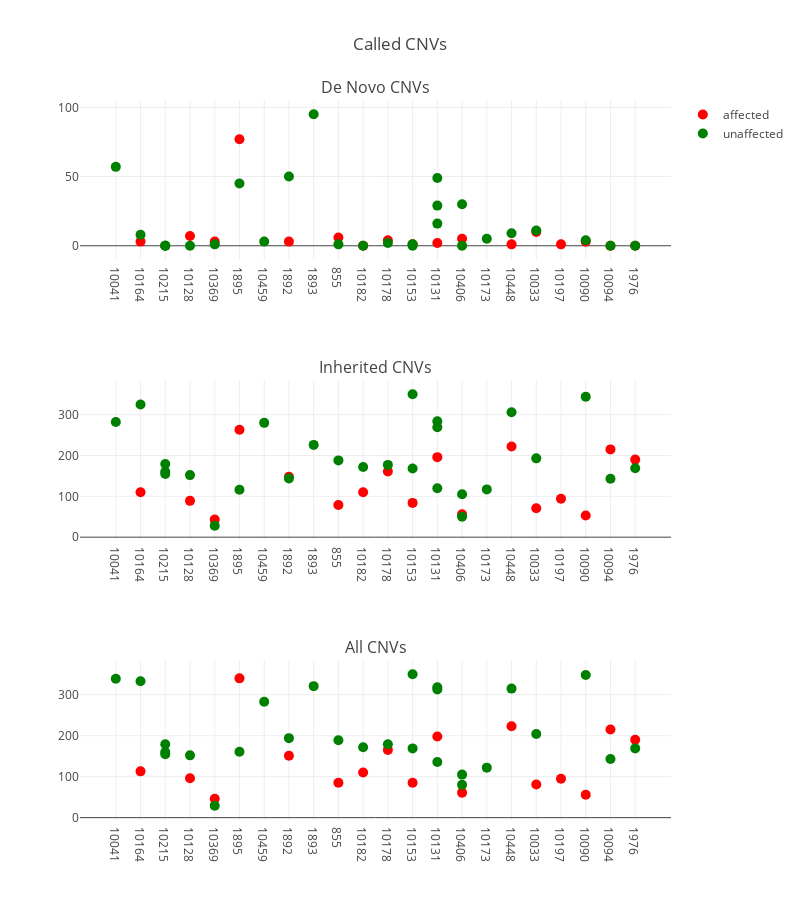

The notebook cell this image was saved under:
### Markdown cell above
One plot looks good, let's try subplots:

### Code cell
import plotly.graph_objs as go
from plotly import tools

df = pd.read_csv('/data/sudregp/cnv/penncnv/results/summary_called.csv')
df['total'] = df.denovo + df.inherited

fig = tools.make_subplots(rows=3, cols=1, subplot_titles=('De Novo CNVs',
                                                          'Inherited CNVs',
                                                          'All CNVs'))

for c, cnv in enumerate(['denovo', 'inherited', 'total']):
    x_red, x_green, red, green, xticks = [], [], [], [], []
    red_text, green_text = [], []

    # loop through families
    f = 0
    for fam in famids:
        fam_kids = [t['child'] for t in trios if t['famid'] == fam]
        found = False
        for kid in fam_kids:
            if kid in list(df.kid):
                found = True
                if kid in affected:
                    red.append(int(df[df.kid == kid][cnv]))
                    x_red.append(f)
                    red_text.append(kid)
                else:
                    green.append(int(df[df.kid == kid][cnv]))
                    x_green.append(f)
                    green_text.append(kid)
        # only increase counter if we added a kid
        if found:
            xticks.append(fam)
            f += 1


    trace0 = go.Scatter(
        x = x_red,
        y = red,
        mode = 'markers',
        name = 'affected',
        marker = dict(size = 10, color = 'red'),
        text = red_text,
        hoverinfo='text+y',
        showlegend = False
    )
    trace1 = go.Scatter(
        x = x_green,
        y = green,
        mode = 'markers',
        name = 'unaffected',
        marker = dict(size = 10, color = 'green'),
        hovertext = green_text,
        hoverinfo='text+y',
        showlegend = False
    )
    fig.append_trace(trace0, c + 1, 1)
    fig.append_trace(trace1, c + 1, 1)

fig['layout'].update(height=900, width=800, title='Called CNVs',
                     xaxis1=dict(tickvals=range(len(xticks)),
                                ticktext=xticks,
                                zeroline = False),
                     xaxis2=dict(tickvals=range(len(xticks)),
                                ticktext=xticks,
                                zeroline = False),
                     xaxis3=dict(tickvals=range(len(xticks)),
                                ticktext=xticks,
                                zeroline = False),
                     hovermode='closest')
fig['data'][0]['showlegend'] = True
fig['data'][1]['showlegend'] = True
iplot(fig)

### Figure 1 — Plotly figure (JSON) as saved in the notebook; plotly's stock layout.template omitted (floating-point values rounded to 4 significant figures)
{"data": [{"hoverinfo": "text+y", "marker": {"color": "red", "size": 10}, "mode": "markers", "name": "affected", "showlegend": true, "text": ["CLIA_400122", "CLIA_400153", "CCGO_800980", "CLIA_400132", "CLIA_400134", "CLIA_400216", "CLIA_400121", "CLIA_400131", "CLIA_400128", "CLIA_400140", "CLIA_400178", "CLIA_400205", "CLIA_400127", "CLIA_400129", "CLIA_400123", "CLIA_400130", "CLIA_400204"], "type": "scatter", "x": [1, 3, 4, 5, 7, 9, 10, 11, 12, 13, 14, 16, 17, 18, 19, 20, 21], "xaxis": "x1", "y": [3, 7, 3, 77, 3, 6, 0, 4, 1, 2, 5, 1, 10, 1, 3, 0, 0], "yaxis": "y1"}, {"hoverinfo": "text+y", "hovertext": ["CLIA_400155", "CLIA_400135", "CLIA_400191", "CLIA_400189", "CLIA_400193", "CLIA_400152", "CCGO_800979", "CLIA_400158", "CLIA_400209", "CLIA_400175", "CLIA_400162", "CLIA_400133", "CLIA_400170", "CLIA_400159", "CLIA_400210", "CLIA_400212", "CLIA_400138", "CLIA_400139", "CLIA_400142", "CLIA_400179", "CLIA_400180", "CLIA_400148", "CLIA_400200", "CLIA_400166", "CLIA_400195", "CLIA_400144", "CLIA_400201"], "marker": {"color": "green", "size": 10}, "mode": "markers", "name": "unaffected", "showlegend": true, "type": "scatter", "x": [0, 1, 2, 2, 2, 3, 4, 5, 6, 7, 8, 9, 10, 11, 12, 12, 13, 13, 13, 14, 14, 15, 16, 17, 19, 20, 21], "xaxis": "x1", "y": [57, 8, 0, 0, 0, 0, 1, 45, 3, 50, 95, 1, 0, 2, 0, 1, 16, 49, 29, 30, 0, 5, 9, 11, 4, 0, 0], "yaxis": "y1"}, {"hoverinfo": "text+y", "marker": {"color": "red", "size": 10}, "mode": "markers", "name": "affected", "showlegend": false, "text": ["CLIA_400122", "CLIA_400153", "CCGO_800980", "CLIA_400132", "CLIA_400134", "CLIA_400216", "CLIA_400121", "CLIA_400131", "CLIA_400128", "CLIA_400140", "CLIA_400178", "CLIA_400205", "CLIA_400127", "CLIA_400129", "CLIA_400123", "CLIA_400130", "CLIA_400204"], "type": "scatter", "x": [1, 3, 4, 5, 7, 9, 10, 11, 12, 13, 14, 16, 17, 18, 19, 20, 21], "xaxis": "x2", "y": [110, 89, 43, 263, 148, 79, 110, 161, 84, 196, 56, 222, 71, 94, 53, 215, 190], "yaxis": "y2"}, {"hoverinfo": "text+y", "hovertext": ["CLIA_400155", "CLIA_400135", "CLIA_400191", "CLIA_400189", "CLIA_400193", "CLIA_400152", "CCGO_800979", "CLIA_400158", "CLIA_400209", "CLIA_400175", "CLIA_400162", "CLIA_400133", "CLIA_400170", "CLIA_400159", "CLIA_400210", "CLIA_400212", "CLIA_400138", "CLIA_400139", "CLIA_400142", "CLIA_400179", "CLIA_400180", "CLIA_400148", "CLIA_400200", "CLIA_400166", "CLIA_400195", "CLIA_400144", "CLIA_400201"], "marker": {"color": "green", "size": 10}, "mode": "markers", "name": "unaffected", "showlegend": false, "type": "scatter", "x": [0, 1, 2, 2, 2, 3, 4, 5, 6, 7, 8, 9, 10, 11, 12, 12, 13, 13, 13, 14, 14, 15, 16, 17, 19, 20, 21], "xaxis": "x2", "y": [282, 325, 160, 155, 179, 152, 28, 116, 280, 144, 226, 188, 172, 177, 350, 168, 120, 269, 284, 50, 105, 117, 306, 193, 344, 143, 169], "yaxis": "y2"}, {"hoverinfo": "text+y", "marker": {"color": "red", "size": 10}, "mode": "markers", "name": "affected", "showlegend": false, "text": ["CLIA_400122", "CLIA_400153", "CCGO_800980", "CLIA_400132", "CLIA_400134", "CLIA_400216", "CLIA_400121", "CLIA_400131", "CLIA_400128", "CLIA_400140", "CLIA_400178", "CLIA_400205", "CLIA_400127", "CLIA_400129", "CLIA_400123", "CLIA_400130", "CLIA_400204"], "type": "scatter", "x": [1, 3, 4, 5, 7, 9, 10, 11, 12, 13, 14, 16, 17, 18, 19, 20, 21], "xaxis": "x3", "y": [113, 96, 46, 340, 151, 85, 110, 165, 85, 198, 61, 223, 81, 95, 56, 215, 190], "yaxis": "y3"}, {"hoverinfo": "text+y", "hovertext": ["CLIA_400155", "CLIA_400135", "CLIA_400191", "CLIA_400189", "CLIA_400193", "CLIA_400152", "CCGO_800979", "CLIA_400158", "CLIA_400209", "CLIA_400175", "CLIA_400162", "CLIA_400133", "CLIA_400170", "CLIA_400159", "CLIA_400210", "CLIA_400212", "CLIA_400138", "CLIA_400139", "CLIA_400142", "CLIA_400179", "CLIA_400180", "CLIA_400148", "CLIA_400200", "CLIA_400166", "CLIA_400195", "CLIA_400144", "CLIA_400201"], "marker": {"color": "green", "size": 10}, "mode": "markers", "name": "unaffected", "showlegend": false, "type": "scatter", "x": [0, 1, 2, 2, 2, 3, 4, 5, 6, 7, 8, 9, 10, 11, 12, 12, 13, 13, 13, 14, 14, 15, 16, 17, 19, 20, 21], "xaxis": "x3", "y": [339, 333, 160, 155, 179, 152, 29, 161, 283, 194, 321, 189, 172, 179, 350, 169, 136, 318, 313, 80, 105, 122, 315, 204, 348, 143, 169], "yaxis": "y3"}], "layout": {"annotations": [{"font": {"size": 16}, "showarrow": false, "text": "De Novo CNVs", "x": 0.5, "xanchor": "center", "xref": "paper", "y": 1, "yanchor": "bottom", "yref": "paper"}, {"font": {"size": 16}, "showarrow": false, "text": "Inherited CNVs", "x": 0.5, "xanchor": "center", "xref": "paper", "y": 0.6111, "yanchor": "bottom", "yref": "paper"}, {"font": {"size": 16}, "showarrow": false, "text": "All CNVs", "x": 0.5, "xanchor": "center", "xref": "paper", "y": 0.2222, "yanchor": "bottom", "yref": "paper"}], "height": 900, "hovermode": "closest", "title": "Called CNVs", "width": 800, "xaxis1": {"anchor": "y1", "domain": [0, 1], "ticktext": ["10041", "10164", "10215", "10128", "10369", "1895", "10459", "1892", "1893", "855", "10182", "10178", "10153", "10131", "10406", "10173", "10448", "10033", "10197", "10090", "10094", "1976"], "tickvals": [0, 1, 2, 3, 4, 5, 6, 7, 8, 9, 10, 11, 12, 13, 14, 15, 16, 17, 18, 19, 20, 21], "zeroline": false}, "xaxis2": {"anchor": "y2", "domain": [0, 1], "ticktext": ["10041", "10164", "10215", "10128", "10369", "1895", "10459", "1892", "1893", "855", "10182", "10178", "10153", "10131", "10406", "10173", "10448", "10033", "10197", "10090", "10094", "1976"], "tickvals": [0, 1, 2, 3, 4, 5, 6, 7, 8, 9, 10, 11, 12, 13, 14, 15, 16, 17, 18, 19, 20, 21], "zeroline": false}, "xaxis3": {"anchor": "y3", "domain": [0, 1], "ticktext": ["10041", "10164", "10215", "10128", "10369", "1895", "10459", "1892", "1893", "855", "10182", "10178", "10153", "10131", "10406", "10173", "10448", "10033", "10197", "10090", "10094", "1976"], "tickvals": [0, 1, 2, 3, 4, 5, 6, 7, 8, 9, 10, 11, 12, 13, 14, 15, 16, 17, 18, 19, 20, 21], "zeroline": false}, "yaxis1": {"anchor": "x1", "domain": [0.7778, 1]}, "yaxis2": {"anchor": "x2", "domain": [0.3889, 0.6111]}, "yaxis3": {"anchor": "x3", "domain": [0, 0.2222]}}}
